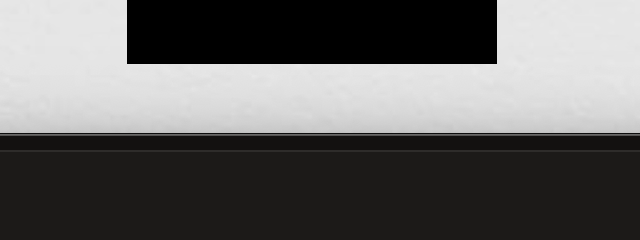
#> input picture shots/island-sharp.png, 640 x 240 px
$ python outline_gif.py ../shots
#> lines starting #> are read from the running program, lines starting #| are printed output that depends on the picture
#!/usr/bin/env python3
"""Turn a folder of NEO wake-outline frames into an animated GIF (Pillow).

    python3 scripts/outline_gif.py FRAMEDIR [-o OUT.gif] [--fps 30] [--margin 40]
                                   [--max-mb 6] [--hold 0.4] [--speed 1] [--no-resample]
                                   [--dither [LEVELS]]

FRAMEDIR is a frame folder written by `NotchHub --neo-outline-frames` or
`--neo-outline-morph` (e.g. shots/neo-outline/current/wings/grey/episode): its
NNN.png files plus the frames.json beside them, which gives each frame's time
`t`, the render scale and the island's rect in pixels.

- Playback is REAL TIME at --fps (30): every output tick shows the frame that
  is current at that moment, so a 48-frame loop of a 3.6 s cycle plays at its
  true speed (each frame held as long as it lasts) rather than sped up. With
  --no-resample each frame is shown once for 1/fps instead.
- The island is cropped tight with --margin points (40) around it, from the
  top of the screen; without a frames.json the frames are used whole.
- One palette is built from frames across the whole sequence and applied to
  every frame without error diffusion, so colours never flicker between
  frames. --dither adds an ORDERED (8×8 Bayer) dither of ±LEVELS/2 (default
  6) before the mapping: a soft glow's gradient then has no bands, and since
  the pattern is fixed to the pixel grid, still areas stay still (Floyd–
  Steinberg would crawl from frame to frame). Needs numpy.
- If the GIF is over --max-mb (6 MB) it is scaled down until it fits.

Default output: the folder's name with .gif, beside it
(e.g. .../wings/grey/episode → .../wings/grey/episode.gif).
"""
from __future__ import annotations

import argparse
import io
import json
import sys
from pathlib import Path

from PIL import Image


def load(folder: Path) -> tuple[list[Path], list[float] | None, dict]:
    meta: dict = {}
    times: list[float] | None = None
    manifest = folder / "frames.json"
    if manifest.exists():
        meta = json.loads(manifest.read_text())
        entries = meta.get("frames", [])
        files = [folder / e["file"] for e in entries]
        times = [float(e.get("t", i)) for i, e in enumerate(entries)]
    else:
        files = sorted(folder.glob("*.png"))
    if not files:
        sys.exit(f"no frames in {folder}")
    return files, times, meta


def crop_box(size: tuple[int, int], meta: dict, margin_pt: float) -> tuple[int, int, int, int]:
    width, height = size
    island = meta.get("island_px")
    if not island:
        return (0, 0, width, height)
    scale = float(meta.get("scale", 2))
    m = margin_pt * scale
    x, y, w, h = island
    flare = 6 * scale  # the island's top flares reach this far beyond its rect
    left = max(0, int(x - flare - m))
    right = min(width, int(x + w + flare + m + 0.999))
    bottom = min(height, int(y + h + m + 0.999))
    return (left, 0, right, bottom)


def schedule(times: list[float] | None, count: int, meta: dict, fps: float, speed: float,
             resample: bool, hold: float) -> list[tuple[int, int]]:
    """(frame index, duration in ms) pairs at real time, GIF delays being whole centiseconds."""
    if not resample or times is None:
        ticks = [(i, 1.0 / fps) for i in range(count)]
    else:
        loops = bool(meta.get("loops"))
        if count > 1:
            step = (times[-1] - times[0]) / (count - 1)
        else:
            step = 1.0 / fps
        end = times[-1] + (step if loops else 1.0 / fps)
        ticks = []
        n = 0
        while True:
            at = times[0] + n * speed / fps
            if at >= end - 1e-9:
                break
            index = max(i for i, t in enumerate(times) if t <= at + 1e-9)
            ticks.append((index, 1.0 / fps))
            n += 1
    if hold > 0 and ticks:
        index, d = ticks[-1]
        ticks[-1] = (index, d + hold)
    # Whole centiseconds that add up to real time (30 fps alternates 30/30/40 ms).
    out: list[tuple[int, int]] = []
    clock = 0.0
    shown = 0
    for index, d in ticks:
        clock += d
        cs = round(clock * 100) - shown
        shown += cs
        out.append((index, max(2, cs) * 10))
    return out


def bayer(width: int, height: int):
    """The 8×8 Bayer matrix tiled over width × height, as offsets in -0.5 ..< 0.5."""
    import numpy as np
    m = np.array([[0]])
    while m.shape[0] < 8:
        m = np.block([[4 * m, 4 * m + 2], [4 * m + 3, 4 * m + 1]])
    m = (m + 0.5) / m.size - 0.5
    return np.tile(m, (height // 8 + 1, width // 8 + 1))[:height, :width]


def build(files: list[Path], box, plan, scale: float, dither: float = 0) -> bytes:
    used = sorted({i for i, _ in plan})
    frames: dict[int, Image.Image] = {}
    for i in used:
        image = Image.open(files[i]).convert("RGB").crop(box)
        if scale != 1:
            image = image.resize((max(1, round(image.width * scale)), max(1, round(image.height * scale))), Image.LANCZOS)
        frames[i] = image
    # One palette for the whole sequence, from up to 16 frames across it.
    picks = [used[round(k * (len(used) - 1) / 15)] for k in range(min(16, len(used)))] if len(used) > 1 else used
    first = frames[used[0]]
    montage = Image.new("RGB", (first.width, first.height * len(picks)))
    for row, i in enumerate(picks):
        montage.paste(frames[i], (0, row * first.height))
    palette = montage.quantize(colors=255, method=Image.Quantize.MEDIANCUT, dither=Image.Dither.NONE)
    if dither > 0:
        import numpy as np
        offsets = bayer(first.width, first.height)[..., None] * dither

        def dithered(image: Image.Image) -> Image.Image:
            pixels = np.asarray(image, dtype=np.float32) + offsets
            return Image.fromarray(np.clip(pixels + 0.5, 0, 255).astype(np.uint8), "RGB")

        frames = {i: dithered(f) for i, f in frames.items()}
    indexed = {i: f.quantize(palette=palette, dither=Image.Dither.NONE) for i, f in frames.items()}
    sequence = [indexed[i] for i, _ in plan]
    durations = [d for _, d in plan]
    buffer = io.BytesIO()
    sequence[0].save(buffer, format="GIF", save_all=True, append_images=sequence[1:], duration=durations,
                     loop=0, disposal=1, optimize=False)
    return buffer.getvalue()


def main() -> None:
    parser = argparse.ArgumentParser(description=__doc__, formatter_class=argparse.RawDescriptionHelpFormatter)
    parser.add_argument("folder", type=Path)
    parser.add_argument("-o", "--out", type=Path)
    parser.add_argument("--fps", type=float, default=30)
    parser.add_argument("--margin", type=float, default=40, help="points around the island (default 40)")
    parser.add_argument("--max-mb", type=float, default=6)
    parser.add_argument("--hold", type=float, default=None,
                        help="seconds to hold the last frame (default 0 for a loop, 0.4 otherwise)")
    parser.add_argument("--speed", type=float, default=1, help="playback speed (0.25 = four times slower)")
    parser.add_argument("--no-resample", action="store_true", help="show each frame once for 1/fps")
    parser.add_argument("--dither", type=float, nargs="?", const=6, default=0,
                        help="ordered dither of ±LEVELS/2 against banding in soft glows (default 6 when given)")
    args = parser.parse_args()

    folder = args.folder.resolve()
    files, times, meta = load(folder)
    with Image.open(files[0]) as probe:
#> probe is the input picture: PIL image 640x240 RGBA; mean R, G, B, A 101.4, 100.5, 99.7, 255
        size = probe.size
#> size = (640, 240)
    box = crop_box(size, meta, args.margin)
#> box = (0, 0, 640, 240)
    hold = args.hold if args.hold is not None else (0 if meta.get("loops") else 0.4)
    plan = schedule(times, len(files), meta, args.fps, args.speed, not args.no_resample, hold)
    out = args.out or folder.with_suffix(".gif")

    limit = args.max_mb * 1024 * 1024
    scale = 1.0
    while True:
        data = build(files, box, plan, scale, args.dither)
#> in build, `picks = [used[round(k * (len(used) - 1) / 15)] for k in range(min(16, ..`: picks = [0, 0, 0]
#> in build, `montage = Image.new("RGB", (first.width, first.height * len(picks)))`: montage: PIL image 640x720 RGB; every value is 0
#> the loop in build, `for row, i in enumerate(picks):` made 3 passes
#> after the loop in build, `for row, i in enumerate(picks):`:
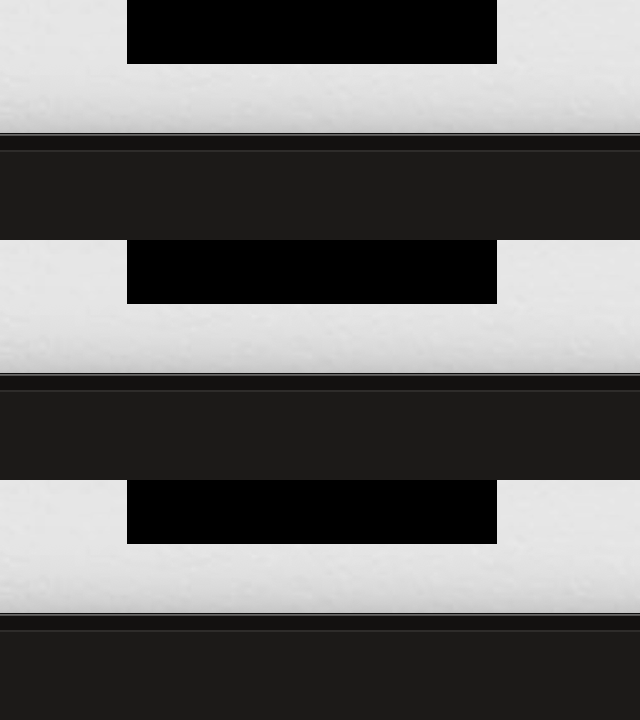
#> montage: PIL image 640x720 RGB; mean R, G, B 101.4, 100.5, 99.7
#> in build, `indexed = {i: f.quantize(palette=palette, dither=Image.Dither.NONE) fo..`: indexed = 3 items
        if len(data) <= limit or scale < 0.3:
            break
        scale *= 0.85
    out.write_bytes(data)
    seconds = sum(d for _, d in plan) / 1000
    print(f"{out}: {len(plan)} ticks from {len(set(i for i, _ in plan))} frames, {seconds:.2f} s at {args.fps:g} fps"
          f"{'' if args.speed == 1 else f' (speed {args.speed:g})'}, crop {box[2] - box[0]}×{box[3] - box[1]} px"
          f"{'' if scale == 1 else f' scaled {scale:.2f}'}, {len(data) / 1024 / 1024:.2f} MB")
#| shots.gif: 3 ticks from 3 frames, 0.50 s at 30 fps, crop 640×240 px, 0.01 MB
    if len(data) > limit:
        print(f"warning: still over {args.max_mb} MB", file=sys.stderr)


if __name__ == "__main__":
    main()
